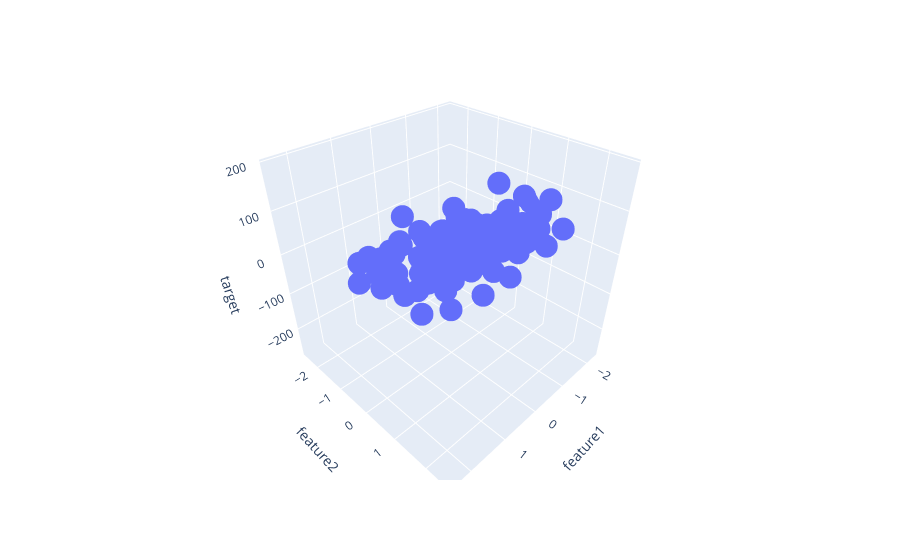

This figure's notebook cell:
### Code cell
fig = px.scatter_3d(df, x='feature1', y='feature2', z='target')
fig.show()
